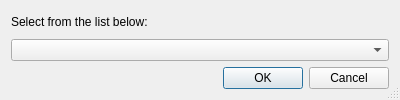
<?xml version="1.0" encoding="UTF-8"?>
<ui version="4.0">
 <class>EricComboSelectionDialog</class>
 <widget class="QDialog" name="EricComboSelectionDialog">
  <property name="geometry">
   <rect>
    <x>0</x>
    <y>0</y>
    <width>400</width>
    <height>100</height>
   </rect>
  </property>
  <property name="windowTitle">
   <string>Select from List</string>
  </property>
  <property name="sizeGripEnabled">
   <bool>true</bool>
  </property>
  <layout class="QVBoxLayout" name="verticalLayout">
   <item>
    <widget class="QLabel" name="messageLabel">
     <property name="text">
      <string>Select from the list below:</string>
     </property>
     <property name="wordWrap">
      <bool>true</bool>
     </property>
    </widget>
   </item>
   <item>
    <widget class="QComboBox" name="selectionComboBox"/>
   </item>
   <item>
    <widget class="QDialogButtonBox" name="buttonBox">
     <property name="orientation">
      <enum>Qt::Horizontal</enum>
     </property>
     <property name="standardButtons">
      <set>QDialogButtonBox::Cancel|QDialogButtonBox::Ok</set>
     </property>
    </widget>
   </item>
  </layout>
 </widget>
 <resources/>
 <connections>
  <connection>
   <sender>buttonBox</sender>
   <signal>accepted()</signal>
   <receiver>EricComboSelectionDialog</receiver>
   <slot>accept()</slot>
   <hints>
    <hint type="sourcelabel">
     <x>248</x>
     <y>254</y>
    </hint>
    <hint type="destinationlabel">
     <x>157</x>
     <y>274</y>
    </hint>
   </hints>
  </connection>
  <connection>
   <sender>buttonBox</sender>
   <signal>rejected()</signal>
   <receiver>EricComboSelectionDialog</receiver>
   <slot>reject()</slot>
   <hints>
    <hint type="sourcelabel">
     <x>316</x>
     <y>260</y>
    </hint>
    <hint type="destinationlabel">
     <x>286</x>
     <y>274</y>
    </hint>
   </hints>
  </connection>
 </connections>
</ui>
